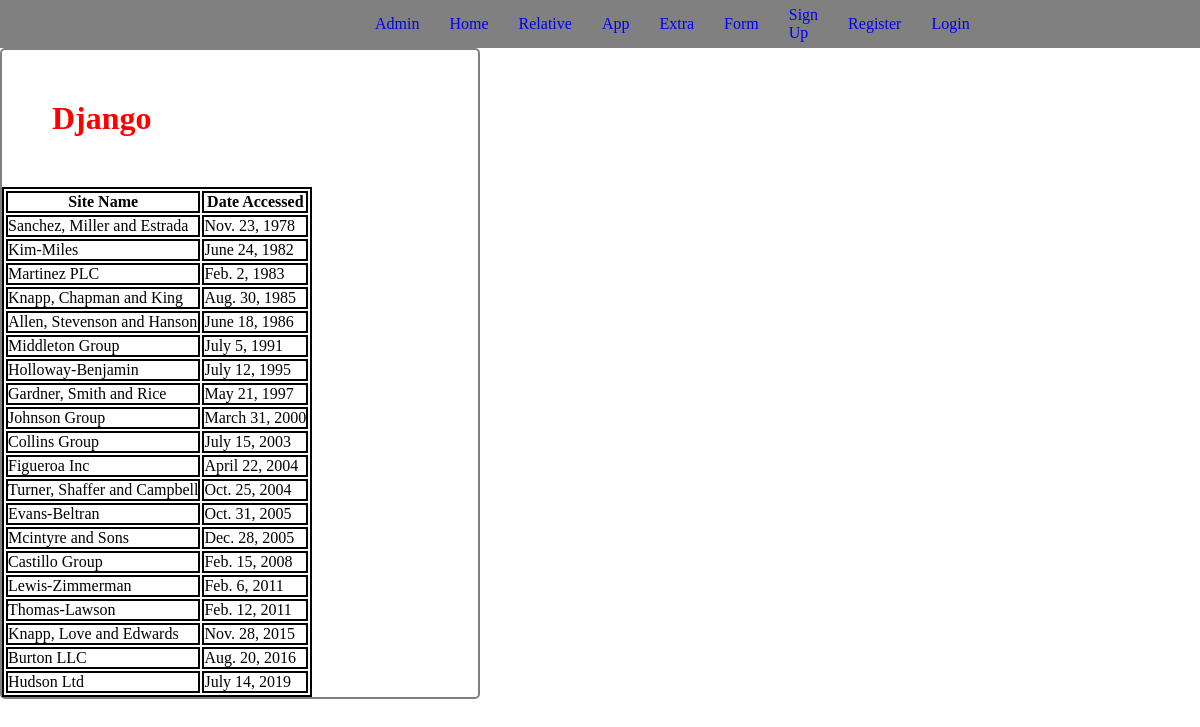
The page / on the database its author committed.
### Application/models.py (models this page shows, shortened)
class AccessRecord(models.Model):
    name = models.ForeignKey(Webpage, on_delete=models.CASCADE)
    date = models.DateField()

class Webpage(models.Model):
    topic = models.ForeignKey(Topic, on_delete=models.CASCADE)
    name = models.CharField(max_length=264, unique=True)
    url = models.URLField(unique=True)
    def __str__(self):
        return self.name

### Application/views.py (the view)
# urls.py: path('', views.index, name="index"),
def index(request):
    webpages_list = AccessRecord.objects.order_by('date')
    date_dict = {'access_records': webpages_list}
    return render(request, 'index.html', context=date_dict)

### Templates/index.html
<!DOCTYPE html>
{% extends "base.html" %}
{% load static %}
{% block body_block %}
    <link rel="stylesheet" href="{% static "css/main.css" %}">
<h1>Django</h1>
<div>
    {% if access_records %}
    <table>
        <th>Site Name</th>
        <th>Date Accessed</th>
        {% for acc in access_records %}
            <tr>
                <td>{{ acc.name }}</td>
                <td>{{ acc.date }}</td>
            </tr>
        {% endfor %}
    </table>
    {% else %}
    <p>No Records Found!</p>
    {% endif %}
</div>
{% endblock %}

### Templates/base.html (shortened to what this page needs)
<!DOCTYPE html>
{% load static %}
<html lang="en">
<head>
    <link rel="stylesheet" href="{% static "css/base.css" %}">
</head>
<body>
<nav>
    <div class="left">
        <div><a href="{% url 'admin:index' %}">Admin</a></div>
        <div><a href="{% url 'index' %}">Home</a></div>
        <div><a href="{% url 'relatives:rel' %}">Relative</a></div>
        <div><a href="{% url 'relatives:app' %}">App</a></div>
        <div><a href="{% url 'extras:extra' %}">Extra</a></div>
        <div><a href="{% url 'form' %}">Form</a></div>
        <div><a href="{% url 'sign_up' %}">Sign Up</a></div>
        <div><a href="{% url 'register' %}">Register</a></div>
        {% if user.is_authenticated %}
            <div><a href="{% url 'logout' %}">Logout</a></div>
        {% else %}
            <div><a href="{% url 'relatives:login' %}">Login</a></div>
        {% endif %}
    </div>
</nav>
<div class="container">
    {% block body_block %}
    {% endblock %}
</div>
</body>
</html>

### static/css/base.css (style rules this page uses)
* { margin: 0; padding: 0; box-sizing: border-box; }
nav { display: flex; width: 100%; justify-content: center; background-color: gray; height: 3rem; }
.container { display: flex; flex-direction: column; border: 2px solid gray; border-radius: 5px; width: 40%; }
.left { display: flex; justify-content: space-between; width: 40%; align-items: center; }
.left > div { margin: 5px; padding: 10px; cursor: pointer; border-radius: 3px; }
a { text-decoration: none; }

### static/css/main.css (style rules this page uses)
h1 { color: red; margin: 50px; }
table, td, th, tr { border: 2px solid black; }

### rows shown on the page
AccessRecord: name "Sanchez, Miller and Estrada", date "Nov. 23, 1978"
AccessRecord: name "Kim-Miles", date "June 24, 1982"
AccessRecord: name "Martinez PLC", date "Feb. 2, 1983"
AccessRecord: name "Knapp, Chapman and King", date "Aug. 30, 1985"
AccessRecord: name "Allen, Stevenson and Hanson", date "June 18, 1986"
AccessRecord: name "Middleton Group", date "July 5, 1991"
AccessRecord: name "Holloway-Benjamin", date "July 12, 1995"
AccessRecord: name "Gardner, Smith and Rice", date "May 21, 1997"
AccessRecord: name "Johnson Group", date "March 31, 2000"
AccessRecord: name "Collins Group", date "July 15, 2003"
AccessRecord: name "Figueroa Inc", date "April 22, 2004"
AccessRecord: name "Turner, Shaffer and Campbell", date "Oct. 25, 2004"
AccessRecord: name "Evans-Beltran", date "Oct. 31, 2005"
AccessRecord: name "Mcintyre and Sons", date "Dec. 28, 2005"
AccessRecord: name "Castillo Group", date "Feb. 15, 2008"
AccessRecord: name "Lewis-Zimmerman", date "Feb. 6, 2011"
AccessRecord: name "Thomas-Lawson", date "Feb. 12, 2011"
AccessRecord: name "Knapp, Love and Edwards", date "Nov. 28, 2015"
AccessRecord: name "Burton LLC", date "Aug. 20, 2016"
AccessRecord: name "Hudson Ltd", date "July 14, 2019"
